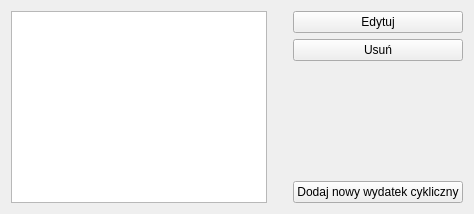
           <widget class="QWidget" name="page_CW_lista">
            <property name="sizePolicy">
             <sizepolicy hsizetype="Expanding" vsizetype="Expanding">
              <horstretch>0</horstretch>
              <verstretch>0</verstretch>
             </sizepolicy>
            </property>
            <property name="minimumSize">
             <size>
              <width>200</width>
              <height>200</height>
             </size>
            </property>
            <layout class="QHBoxLayout" name="horizontalLayout_18">
             <item>
              <widget class="QTableView" name="tableView_2"/>
             </item>
             <item>
              <layout class="QVBoxLayout" name="verticalLayout_7">
               <property name="leftMargin">
                <number>20</number>
               </property>
               <item>
                <widget class="QPushButton" name="pushButton_7">
                 <property name="text">
                  <string>Edytuj</string>
                 </property>
                </widget>
               </item>
               <item>
                <widget class="QPushButton" name="pushButton_6">
                 <property name="text">
                  <string>Usuń</string>
                 </property>
                </widget>
               </item>
               <item>
                <spacer name="verticalSpacer_5">
                 <property name="orientation">
                  <enum>Qt::Vertical</enum>
                 </property>
                 <property name="sizeHint" stdset="0">
                  <size>
                   <width>20</width>
                   <height>40</height>
                  </size>
                 </property>
                </spacer>
               </item>
               <item>
                <widget class="QPushButton" name="pushButton_8">
                 <property name="text">
                  <string>Dodaj nowy wydatek cykliczny</string>
                 </property>
                </widget>
               </item>
              </layout>
             </item>
            </layout>
           </widget>
